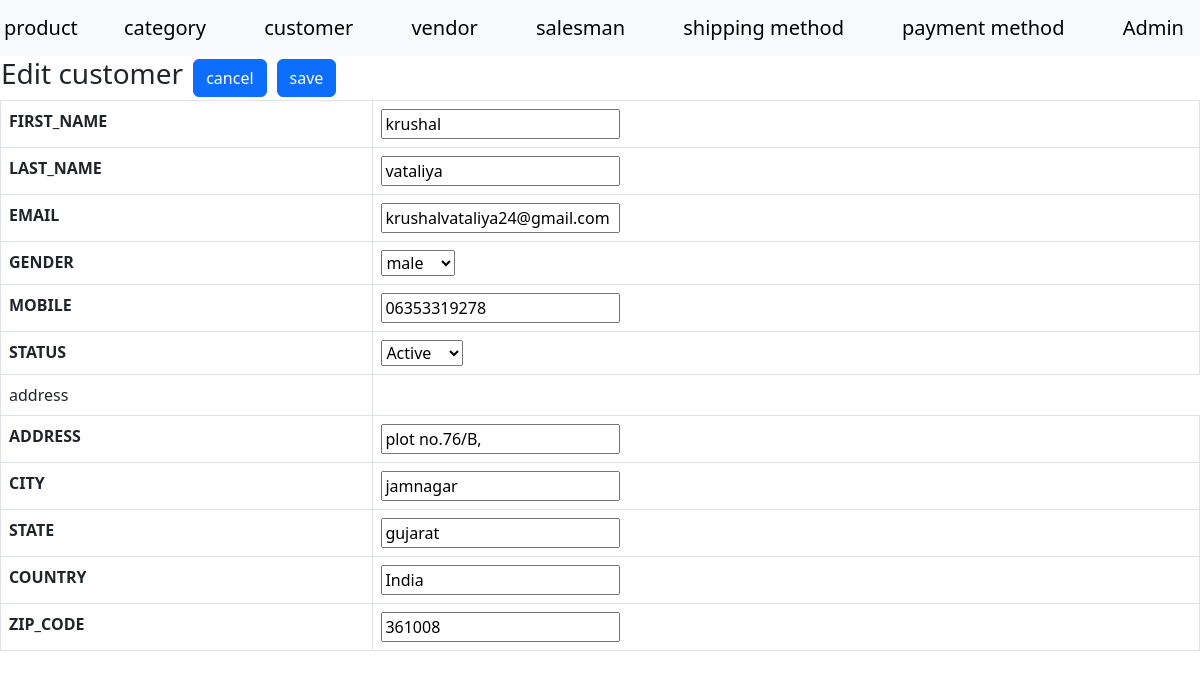
Page /index.php?a=edit&c=customer&customer_id=3351 on the committed database.
### tables this page shows
CREATE TABLE `customers` (
  `customer_id` int(11) NOT NULL,
  `first_name` varchar(255) NOT NULL,
  `last_name` varchar(255) NOT NULL,
  `email` varchar(255) NOT NULL,
  `gender` enum('male','female') NOT NULL,
  `mobile` varchar(255) NOT NULL,
  `status` tinyint(4) NOT NULL,
  `created_at` timestamp NOT NULL DEFAULT current_timestamp(),
  `updated_at` timestamp NULL DEFAULT NULL
);

CREATE TABLE `customer_address` (
  `address_id` int(11) NOT NULL,
  `address` varchar(255) NOT NULL,
  `city` varchar(255) NOT NULL,
  `state` varchar(255) NOT NULL,
  `country` varchar(255) NOT NULL,
  `zip_code` int(6) NOT NULL,
  `created_at` datetime NOT NULL DEFAULT current_timestamp(),
  `updated_at` datetime DEFAULT NULL,
  `customer_id` int(11) NOT NULL
);

### Model/Core/View.php (called while the page is built, shortened)
<?php
class Model_Core_View
{
	protected $templete = null;
	protected $data = [];
	public function render()
	{
		require_once "View".DS.$this->getTemplete();
	}
    public function getTemplete()
    {
        return $this->templete;
    }
    public function setTemplete($templete)
    {
        $this->templete = $templete;
        return $this;
    }
    public function getData($key = null)
    {
        if(array_key_exists($key, $this->data))
        {
            return $this->data[$key];
        }
        return null;
    }
    public function setData($value)
    {
        $this->data = $value;
        return $this;
    }
    public function getModelUrl()
    {
        return Ccc::getModel('Core_url');
    }
}
 ?>

### Controller/Core/Action.php (called while the page is built, shortened)
<?php
class Controller_Core_Action
{
	protected $view = null;
	public function render()
	{
		$this->getView()->render();
	}
      public function getView()
    {
    	if ($this->view)
    	{
        return $this->view;
    	}
    	$view = Ccc::getModel('Core_View');
    	return $view;
    }
    public function setView($view)
    {
        $this->view = $view;
        return $this;
    }
}
?>

### Controller/Customer.php (called while the page is built, shortened)
<?php
class Controller_Customer extends Controller_Core_Action
{
	public function editAction()
	{
		try
		{
			$request = $this->getRequest();
			$id=(int)$request->getParam('customer_id');
			$modelCustomer =Ccc::getModel('Customer_Row');
			$customer =$modelCustomer->load($id);
			$modelCustomerAddress =Ccc::getModel('CustomerAddress_Row');
			$sql = "SELECT * FROM `customer_address` WHERE `customer_id`= {$id}";
			$customerAddress =$modelCustomerAddress->fetchRow($sql);
			$this->render();
		}
		catch (Exception $e)
		{
			$this->getMessage()->addMessage($e->getMessage() ,  Model_Core_Message::FAILURE);
			return $this->redirect('grid', null, null, true);
		}
	}
}
?>

### Controller/Core/Front.php (called while the page is built, shortened)
<?php
class Controller_Core_Front
{
	public function getRequest()
	{
		$request = new Model_Core_Request();
		return $request;
	}
	public function init()
	{
		$request = $this->getRequest();
		$action = $request->getActionName().'Action';
		$Controller = new $controllerClassName();
		$Controller->$action();
	}
}
?>

### index.php (called while the page is built, shortened)
<?php
spl_autoload_register(function ($className) {
   $classPath = str_replace('_', '/', $className);
});
class Ccc
{
	public static function init()
	{
		$front = new Controller_Core_Front();
		$front->init();
	}
	public static function getModel($className)
	{
		return new $className();
	}
}
Ccc::init();
?>

### Model/Core/Url.php (called while the page is built, shortened)
<?php
class Model_Core_Url
{
	public function getCurrentUrl()
	{
	return $_SERVER['REQUEST_SCHEME']."://".$_SERVER['HTTP_HOST'].$_SERVER['REQUEST_URI'];
	}
	public function getUrl($a=null,$c=null, array $perameters=null,$reset = false)
	{
		$request = new Model_Core_Request();
		$final = ['a'=>null,'c'=>null];
		if($reset == false)
		{
		$final = array_merge($final,$request->getParam());
		}
		$url = explode('?', $this->getCurrentUrl());
		($a == null) ? ($final['a'] =$request->getActionName()) : ($final['a'] = $a);
		($c == null) ? ($final['c'] =$request->getControllerName()) : ($final['c'] = $c);
		return $url[0].'?'.http_build_query($final);
	}
}
?>

### Model/Core/Request.php (called while the page is built, shortened)
<?php
class Model_Core_Request
{
	public function getParam($key = null, $value = null)
	{
		if ($key == null)
		{
			return $_GET;
		}
		if(array_key_exists($key, $_GET))
		{
			return $_GET[$key];
		}
		return $value;
	}
	public function getControllerName()
	{
		return $this->getParam('c','index');
	}
}
?>

### Model/Core/Table/Row.php (called while the page is built, shortened)
<?php
class Model_Core_Table_Row
{
	protected $data = [];
    public function __get($key)
    {
        if (array_key_exists($key, $this->data)) {
            return $this->data[$key];
        }
        return null;
    }
    public function setData($data)
    {
        $this->data = $data;
        return $this;
    }
    public function load($id, $column = null)
    {
        if (!$column)
        {
            $column = $this->getTable()->getPrimaryKey();
        }
        $query = "SELECT * FROM `{$this->getTable()->getTableName()}`
                WHERE `{$column}` = '{$id}'";
        $table = new Model_Core_table();
        $result = $table->fetchRow($query);
        if ($result)
        {
            $this->data = $result;
        }
        return $this;
    }
    public function fetchRow($sql)
    {
         $result = $this->getTable()->fetchRow($sql);
        return $this;
    }
    public function getTable()
    {
        $table = new $tableClass();
        return $table;
    }
    public function setTable($table)
    {
        return $this;
    }
    public function setTableClass($tableClass)
    {
        $this->tableClass = $tableClass;
        return $this;
    }
}
?>

### Model/Core/Table.php (called while the page is built, shortened)
<?php
class Model_Core_Table
{
	public $tableName = null;
	public function getAdapter()
	{
		$adapter = new Model_Core_Adapter();
		return $adapter;
	}
    public function getTableName()
    {
        return $this->tableName;
    }
    public function setTableName($tableName)
    {
        $this->tableName = $tableName;
        return $this;
    }
    public function setPrimaryKey($primaryKey)
    {
        $this->primaryKey = $primaryKey;
        return $this;
    }
	public function fetchRow($query)
	{
		return $this->getAdapter()->fetchRow($query);
	}
}
?>

### Model/Core/Adapter.php (called while the page is built, shortened)
<?php
class Model_core_Adapter{
	public $serverName="localhost";
	public $userName="root";
	public $password="";
	public $databaseName ="project-krushal-vataliya-04-good";
  	public $connect = null;
	public function connect(){
      if($this->connect == null)
      {
		$this->connect = mysqli_connect($this->serverName, $this->userName, $this->password, $this->databaseName);
      }
      return $this->connect;
	  }
   public function fetchRow($query){
   	$result =$this->connect()->query($query);
   		return $result->fetch_assoc();
   }
}
?>

### Model/Customer.php (called while the page is built, shortened)
<?php
class Model_Customer extends Model_Core_Table
{
	public function getStatusOptions()
	{
		return [
			self::STATUS_ACTIVE => self::STATUS_ACTIVE_LBL,
			self::STATUS_INACTIVE => self::STATUS_INACTIVE_LBL
		];
	}
}
?>

### Model/Customer/Row.php (called while the page is built, shortened)
<?php
class Model_Customer_Row extends Model_Core_Table_Row
{
	public function getStatus()
	{
		if($this->status)
		{
			return $this->status;
		}
		return Model_Customer::STATUS_DEFAULT;
	}
}
?>

### View/customer/address/edit.phtml (the view, shortened to what this page needs)
<tr>
    <th>ADDRESS</th>
    <td><input type="text" name="address[address]" value="<?php echo $address->address ?>"></td>
</tr>
<tr>
    <th>CITY</th>
    <td><input type="text" name="address[city]" value="<?php echo $address->city ?>"></td>
</tr>
<tr>
    <th>STATE</th>
    <td><input type="text" name="address[state]" value="<?php echo $address->state ?>"></td>
</tr>
<th>COUNTRY</th>
<td><input type="text" name="address[country]" value="<?php echo $address->country ?>"></td>
<tr>
<th>ZIP_CODE</th>
<td><input type="number" name="address[zip_code]" value="<?php echo $address->zip_code ?>"></td>
</tr>

### View/customer/edit.phtml (shortened to what this page needs)
<?php
$customer = $this->getData('customer');
$address  = $this->getData('customerAddress');
?>
<!DOCTYPE html>
<html>
  <head>
    <link rel="stylesheet" href="Model/Skin/css/style.css">
  </head>
  <body>
    <?php require_once "View/html/header.phtml" ?>
    <table>
      <tr>
        <td><h3>Edit customer<h3></td>
        <td><a class="btn btn-primary mx-2" href="<?php echo $this->getModelUrl()->getUrl('grid',null,null,true); ?>">cancel</a> </td>
        <form action="<?php echo $this->getModelUrl()->getUrl('save'); ?>" method="POST">
          <td><button class="btn btn-primary">save</button></td>
        </tr>
      </table>
      <table class="table table-bordered">
        <tr>
          <th> FIRST_NAME</th>
          <td><input type="text" name="customer[first_name]" value="<?php echo $customer->first_name ?>"></td>
        </tr>
        <tr>
          <th> LAST_NAME</th>
          <td><input type="text" name="customer[last_name]" value="<?php echo $customer->last_name ?>"></td>
        </tr>
        <tr>
          <th> EMAIL</th>
          <td><input type="email" name="customer[email]" value="<?php echo $customer->email ?>"></td>
        </tr>
        <tr>
          <th> GENDER</th>
          <td> <select name="customer[gender]"   >
            <option value="male" name="male">male</option>
          </select> </td>
        </tr>
        <tr>
          <th> MOBILE</th>
          <td><input type="number" name="customer[mobile]" value="<?php echo $customer->mobile ?>"></td>
        </tr>
        <tr>
          <th> STATUS</th>
          <td> <select name="customer[status]"   >
            <?php foreach ($customer->getTable()->getStatusOptions() as $key => $value): ?>
            <option value="<?php echo $key ?>" <?php if($customer->getstatus() == $key){ echo 'selected'; } ?>><?php echo $value ?></option>
            <?php endforeach; ?>
          </select> </td>
        </tr>
        <tr>
          <td>address</td>
        </tr>
        <?php require 'View/customer/address/edit.phtml' ?>
    </table>
    <?php require_once "View/html/header.phtml" ?>
  </body>
</html>

### rows in the picture
customers: first_name "krushal", last_name "vataliya", email "krushalvataliya24@gmail.com", mobile "06353319278", status "Active"
customer_address: address "plot no.76/B,", city "jamnagar", state "gujarat", country "India", zip_code "361008"
